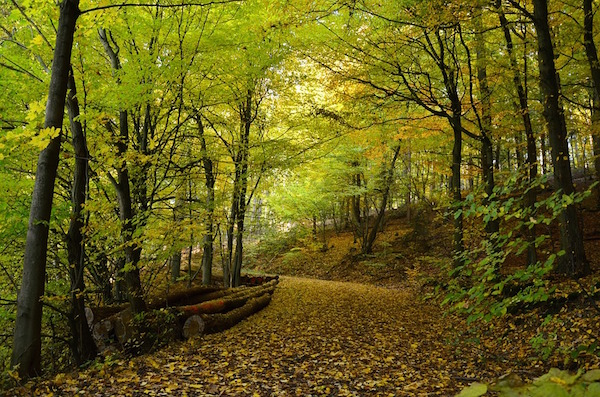
#> input picture tedu_files/璇句欢/ml_data/forest.jpg, 600 x 397 px, found by its file name
$ python demo08_opencv.py
#> lines starting #> are read from the running program, lines starting #| are printed output that depends on the picture
# -*- coding: utf-8 -*-
from __future__ import unicode_literals
"""
demo08_opencv.py
pip3 install opencv-python
pip3 install opencv-contrib-python
"""
import cv2 as cv
import numpy as np

original = cv.imread('../ml_data/forest.jpg')
#> original is the input picture: shape (397, 600, 3); mean B, G, R 25.9, 91.8, 97.9
print(original.shape, original[0, 0])
#| (397, 600, 3) [ 75 187 170]
cv.imshow('original', original)
# 切出某通道的数据
blue = np.zeros_like(original)
blue[:, :, 0] = original[:, :, 0]
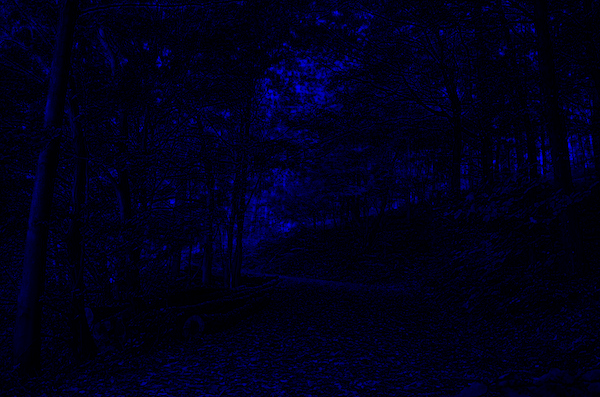
#> blue: shape (397, 600, 3); mean B, G, R 25.9, 0, 0
cv.imshow('blue', blue)

green = np.zeros_like(original)
green[:, :, 1] = original[:, :, 1]
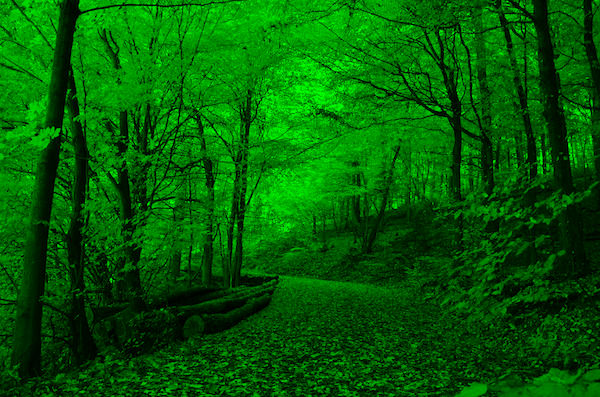
#> green: shape (397, 600, 3); mean B, G, R 0, 91.8, 0
cv.imshow('green', green)

red = np.zeros_like(original)
red[:, :, 2] = original[:, :, 2]
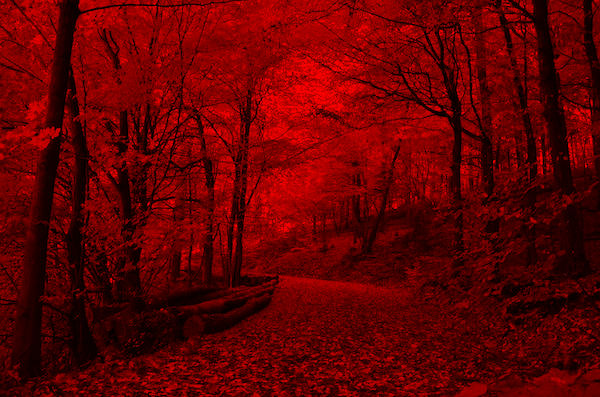
#> red: shape (397, 600, 3); mean B, G, R 0, 0, 97.9
cv.imshow('red', red)

# 图像裁剪
h, w = original.shape[:2]
#> h = 397; w = 600
t, b = int(h / 4), int(h * 3 / 4)
#> t = 99; b = 297
l, r = int(w / 4), int(w * 3 / 4)
#> l = 150; r = 450
cropped = original[t:b, l:r]
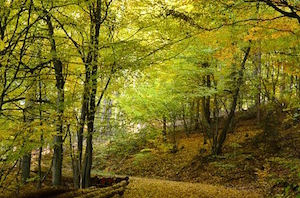
#> cropped: shape (198, 300, 3); mean B, G, R 31.5, 107.8, 116.4
cv.imshow('cropped', cropped)

# 图像缩放
resize1 = cv.resize(original, (150, 100))
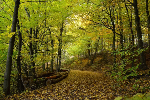
#> resize1: shape (100, 150, 3); mean B, G, R 25.7, 91.7, 97.8
cv.imshow('resize1', resize1)

resize2 = cv.resize(resize1, None, fx=4, fy=4)
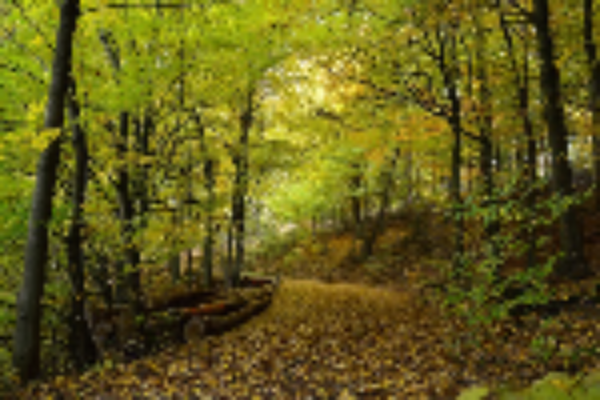
#> resize2: shape (400, 600, 3); mean B, G, R 25.6, 91.5, 97.7
cv.imshow('resize2', resize2)

# 图像保存
cv.imwrite('red.png', red)

cv.waitKey()
